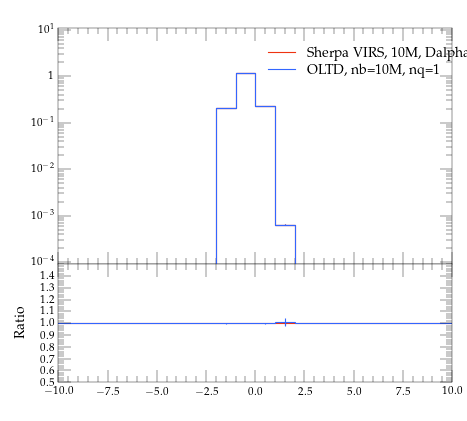

This chart was generated by the following Python code:
#! /usr/bin/env python

# This Python script was auto-generated using YODA v2.0.0.
# Analysis object: /evtb/inc_t_y
# Timestamp: 16-04-2024 (10:05:22)

import matplotlib as mpl
import matplotlib.pyplot as plt
mpl.use('Agg') # comment out for interactive use
import os
import numpy as np

plotDir = os.path.split(os.path.realpath(__file__))[0]
if 'YODA_USER_PLOT_PATH' in globals():
    plot_outdir = globals()['YODA_USER_PLOT_PATH']
else:
    plot_outdir = plotDir

#plot style
plt.style.use(os.path.join(plotDir, '../default.mplstyle'))
# plot metadata
figW, figH = plt.rcParams['figure.figsize']
ax_xLabel = r''
ax_yLabel = r''
ax_title  = r''
ax_xScale = 'linear'
ax_yScale = 'log'
xLims = (-10.0, 10.0)
yLims = (9e-05, 11.0)

# TeX-friendly labels for the legend
labels = [ r"Sherpa VIRS, 10M, Dalpha=0.01", r"OLTD, nb=10M, nq=1" ]

# Create figure and axis objects
fig, (ax, ratio0_ax) = plt.subplots(2, 1, sharex=True,
                  figsize=(figW,figH), gridspec_kw={'height_ratios': (2, 1)})
ratio0_ax.yaxis.set_major_locator(mpl.ticker.MultipleLocator(0.1))
ratio0_ax.set_ylim(0.5, 1.4999)
ratio0_ax.set_ylabel('Ratio')

# LineColor map: curve index -> color
linecolors = {0: '#EE3311', 1: '#3366FF'}
# the numerical data is stored in a separate file
dataf = dict()
prefix = os.path.split(__file__)[0]
if prefix:    prefix = prefix + '/'
exec(open(prefix+'inc_t_y__data.py').read(), dataf)


legend_handles = [] # keep track of handles for the legend

# style options for curves
# starts at zorder>=5 to draw curve on top of legend
styles = {
  'curve0': {
    'color' : linecolors[0],
    'linestyle' : '-',
    'marker' : 'o',
    'zorder' : 5,
    'histstyle' : True,
  },
  'curve1': {
    'color' : linecolors[1],
    'linestyle' : '-',
    'marker' : 'o',
    'zorder' : 6,
    'histstyle' : True,
  },
}
# curve from input yoda files in main panel
for label in dataf['yvals'].keys():
    if all(np.isnan(v) for v in dataf['yvals'][label]):
        continue
    tmp = None
    if styles[label]['histstyle']: # draw as histogram
        tmp, = ax.plot(dataf['xedges'], dataf['yedges'][label],
                       color=styles[label]['color'],
                       linestyle=styles[label]['linestyle'],
                       drawstyle='steps-pre', solid_joinstyle='miter',
                       zorder=styles[label]['zorder'], label=label)
        ax.errorbar(dataf['xpoints'], dataf['yvals'][label], color=styles[label]['color'],
                    xerr=dataf['xerrs'], yerr=[dataf['ydowns'][label], dataf['yups'][label]],
                    linestyle='none', zorder=styles[label]['zorder'])
    else: # draw as scatter
        tmp = ax.errorbar(dataf['xpoints'], dataf['yvals'][label],
                          xerr=dataf['xerrs'],
                          yerr=[ dataf['ydowns'][label],
                          dataf['yups'][label] ],
                          fmt=styles[label]['marker'],
                          ecolor=styles[label]['color'],
                          color=styles[label]['color'], zorder=2)
        tmp[-1][0].set_linestyle(styles[label]['linestyle'])
    legend_handles += [tmp]
    for varLabel in dataf['variation_yvals'].keys():
        if varLabel.startswith(label):
            tmp, = ax.plot(dataf['xedges'], dataf['variation_yvals'][varLabel],
                           color=styles[label]['color'],
                           linestyle=styles[label]['linestyle'],
                           drawstyle='steps-pre', solid_joinstyle='miter',
                           zorder=styles[label]['zorder'], alpha=0.5)


# plots on ratio panel
# curve from input yoda files in ratio panel
for label, yvals in dataf['ratio0_yvals'].items():
    if all(np.isnan(v) for v in yvals):
        continue
    if styles[label]['histstyle']: # plot as histogram
        ratio0_ax.plot(dataf['xedges'], yvals,
                       color=styles[label]['color'],
                       linestyle=styles[label]['linestyle'],
                       drawstyle='steps-pre', zorder=1,
                       solid_joinstyle='miter')
        ratio0_ax.vlines(dataf['xpoints'],
                         dataf['ratio0_ymin'][label],
                         dataf['ratio0_ymax'][label],
                         color=styles[label]['color'], zorder=1)
    else: # plot as scatter
        tmp = ratio0_ax.errorbar(dataf['xpoints'],
                                 yvals, xerr=dataf['xerrs'],
                                 yerr=dataf['ratio0_yerrs'][label],
                                 fmt=styles[label]['marker'],
                                 ecolor=styles[label]['color'],
                                 color=styles[label]['color'])
        tmp[-1][0].set_linestyle(styles[label]['linestyle'])

    for varlabel in dataf['ratio0_variation_vals'].keys():
        if varlabel.startswith(label):
            ratio0_ax.plot(dataf['xedges'],
                            dataf['ratio0_variation_vals'][varlabel],
                            color=styles[label]['color'],
                            linestyle=styles[label]['linestyle'],
                            drawstyle='steps-pre', solid_joinstyle='miter',
                            zorder=1, alpha=0.5)

legend_pos = (0.5, 0.97)
ax.legend(legend_handles, labels, loc='upper left', bbox_to_anchor=legend_pos)

# set plot metadata as defined above
ratio0_ax.set_xlabel(ax_xLabel)
ratio0_ax.xaxis.set_label_coords(1., -.15)
ax.set_ylabel(ax_yLabel, loc='top')
ax.set_title(ax_title, loc='left')
ax.set_xscale(ax_xScale)
ax.set_yscale(ax_yScale)
ax.set_xlim(xLims)
ax.set_ylim(yLims)

# tick formatting
plt.rcParams['xtick.top'] = True
plt.rcParams['ytick.right'] = True
ax.yaxis.set_major_locator(mpl.ticker.LogLocator(base=10.0, numticks=np.inf))
ax.yaxis.set_minor_locator(mpl.ticker.LogLocator(
                           base=10.0, subs=np.arange(0.1, 1, 0.1), numticks=np.inf))
fig.align_ylabels((ax, ratio0_ax))
plt.savefig(os.path.join(plot_outdir, 'inc_t_y.pdf'), format='PDF')
plt.savefig(os.path.join(plot_outdir, 'inc_t_y.png'), format='PNG')

plt.close(fig)
